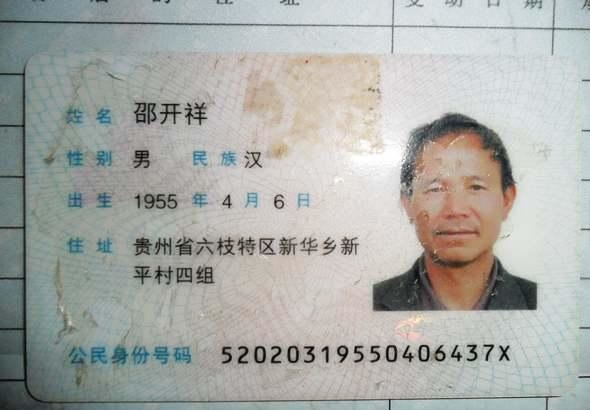
//> input picture Test/20110329021724200888.JPG, 590 x 410 px, given in place of 20110201083413816588.JPG, which was not available
$ ./main   (built with g++ and OpenCV 4)
//> lines starting //> are read from the running program, lines starting //| are printed output that depends on the picture; pictures that were not available may be replaced by others from this repository, and a replacement may not be noted
//> further down, color is the input picture: 410 rows x 590 cols, CV_8UC3; mean B, G, R 167.6, 171.7, 169.7
### IDCard/Tools.h
#pragma once
#include <opencv2\opencv.hpp>
#include <vector>
using namespace std;
class Tools
{
public:
	Tools();
	~Tools();
	static void MergeLines(vector<cv::Vec4i>& lines, cv::Vec4i& edge,int type);
	static cv::Point CrossPoint(const cv::Vec4i& line1, const cv::Vec4i& line2);
private:
	static void MergeHorizontalLines(vector<cv::Vec4i>& lines, cv::Vec4i& edge);
	static void MergeVerticalLines(vector<cv::Vec4i>& lines, cv::Vec4i& edge);
};

### IDCard/LSDDetectEdge.h
#pragma once
#include "DetectEdge.h"
#include <opencv2\opencv.hpp>
class LSDDetectEdge :
	public DetectEdge
{
public:
	LSDDetectEdge();
	virtual ~LSDDetectEdge();
	virtual void detect(cv::Mat& image, vector<cv::Vec4i>& edges);
	virtual bool detect(cv::Mat& image, cv::Mat& dst);
	virtual void detect(cv::Mat& image, vector<cv::Mat>& items);
	void LSDLines(cv::Mat& gary, vector<vector<cv::Vec4i>>& lines);
	void mergeLines(vector<vector<cv::Vec4i>>& lines, vector<cv::Vec4i>& edges);
private:
	cv::Ptr<cv::LineSegmentDetector> detector_;
};

### IDCard/HoughDetectEdge.h
#pragma once
#include "DetectEdge.h"
class HoughDetectEdge :
	public DetectEdge
{
public:
	HoughDetectEdge();
	virtual ~HoughDetectEdge();
	virtual void detect(cv::Mat& image, vector<cv::Vec4i>& edges);
	virtual bool detect(cv::Mat& image, cv::Mat& dst) = 0;
private:
	void canndyImage(cv::Mat& gray);
	void houghLines(cv::Mat& gary, vector<vector<cv::Vec4i>>& lines);
	void mergeLines(vector<vector<cv::Vec4i>>& lines, vector<cv::Vec4i>& edges);
};

### IDCard/DetectEdge.h
#pragma once
#include<opencv2\opencv.hpp>
#include<vector>
using namespace std;

class DetectEdge
{
public:
	DetectEdge();
	virtual ~DetectEdge();
	virtual void detect(cv::Mat& image, vector<cv::Vec4i>& edges) = 0;
	virtual bool detect(cv::Mat& image, cv::Mat& dst) = 0;
};

### IDCard/Tools.cpp
#include "Tools.h"


Tools::Tools()
{
}


Tools::~Tools()
{
}


void Tools::MergeLines(vector<cv::Vec4i>& lines,cv::Vec4i& edge, int type)
{
	if (type == 1)
	{
		MergeVerticalLines(lines, edge); // 垂直线
	}
	else{
		MergeHorizontalLines(lines, edge); //水平线
	}
}
void Tools::MergeHorizontalLines(vector<cv::Vec4i>& lines, cv::Vec4i& edge)
{
	//水平直线合并策略

	//并不合并，返回最长的直线
	auto distancepowerfromVec4i = [](cv::Vec4i& line1){
		return (pow(abs(line1[0] - line1[2]), 2) + pow(abs(line1[1] - line1[3]), 2));
	};
	double dis = 0.0;
	for (size_t i = 0; i < lines.size(); ++i)
	{
		double tdis = 0.0;
		if ((tdis = distancepowerfromVec4i(lines[i])) > dis)
		{
			dis = tdis;
			edge = lines[i];
		}
	}
}
void Tools::MergeVerticalLines(vector<cv::Vec4i>& lines, cv::Vec4i& edge)
{
	//垂直直线转成水平直线，调用水平直线合并策略
	vector<cv::Vec4i> tmplines(lines.size());
	for (size_t i = 0; i < lines.size(); ++i)
	{
		cv::Vec4i line = lines[i];
		std::swap(line[0], line[1]);
		std::swap(line[2], line[3]);
		tmplines.emplace_back(line);
	}
	MergeHorizontalLines(tmplines, edge);
	std::swap(edge[0], edge[1]);
	std::swap(edge[2], edge[3]);

}

cv::Point Tools::CrossPoint(const cv::Vec4i& line1, const cv::Vec4i& line2)
{
	cv::Point p;
	float denominator = (line1[1] - line1[3])*(line2[2] - line2[0]) - (line1[2] - line1[0])*(line2[1] - line2[3]);
	p.x = (line1[1] * line1[2] - line1[0] * line1[3])*(line2[2] - line2[0]) - (line1[2] - line1[0])*(line2[1] * line2[2] - line2[0] * line2[3]);
	p.x = p.x / denominator;
	p.y = (line1[1] - line1[3])*(line2[1] * line2[2] - line2[0] * line2[3]) - (line2[1] - line2[3])*(line1[1] * line1[2] - line1[0] * line1[3]);
	p.y = p.y / denominator;
	return p;
}

### IDCard/LSDDetectEdge.cpp
#include "LSDDetectEdge.h"
#include "Tools.h"


LSDDetectEdge::LSDDetectEdge()
{
	detector_ = cv::createLineSegmentDetector(cv::LSD_REFINE_NONE, 0.8, 0.6, 1.5, 23.5);
}


LSDDetectEdge::~LSDDetectEdge()
{
}


void LSDDetectEdge::detect(cv::Mat& image, vector<cv::Mat>& items)
{
	cv::Mat normalimage;
	bool flag = detect(image, normalimage);
	if (!flag)
	{
		return;
	}
	cv::Rect nameRect(105, 42, 150, 55);
	cv::Rect numsRect(200, 320, 410, 56);
	auto trim = [](const cv::Mat& block){
		cv::Mat gray;
		if (block.channels() == 3){
			cv::cvtColor(block, gray, CV_BGR2GRAY);
		}
		else{
			gray = block;
		}
		pair<int, int> height;
		cv::Mat bin;
		cv::threshold(gray, bin, 150, 255, CV_THRESH_BINARY_INV | CV_THRESH_OTSU);

		vector<int> feature(gray.rows);
		for (int i = 0; i < gray.rows; ++i){
			cv::Mat& tmpmat = bin.row(i);
			cv::Scalar s = cv::sum(tmpmat);
			feature[i] = s[0];
		}
		int half = gray.rows / 2;
		if (feature[half] == 0){
			half = gray.rows / 3;
		}
		if (feature[half] == 0){
			half = gray.rows * 2 / 3;
		}
		if (feature[half] == 0){
			half = gray.rows / 4;
		}
		if (feature[half] == 0){
			half = gray.rows * 3 / 4;
		}
		int y1 = half;
		int y2 = half;
		while (y1 >= 0 && feature[y1] != 0){
			--y1;
		}
		while (y2 < gray.rows && feature[y2] != 0){
			++y2;
		}
		height.first = std::max(0, y1 - 2);
		height.second = std::min(gray.rows, y2 + 2);
		return height;
	};
	pair<int, int> heightname;
	pair<int, int> heightnums;
	cv::Mat& nametmp = normalimage(nameRect);
	cv::Mat& numstmp = normalimage(numsRect);

	heightname = trim(nametmp);
	heightnums = trim(numstmp);
	cv::Mat nameMat = nametmp.rowRange(heightname.first, heightname.second).clone();
	cv::Mat numsMat = numstmp.rowRange(heightnums.first, heightnums.second).clone();
#ifdef _DEBUG
	cv::imshow("img", normalimage);
	cv::imshow("name", nameMat);
	cv::imshow("nums", numsMat);
	cv::waitKey();
#endif //end _DEBUG
	items.emplace_back(nameMat);
	items.emplace_back(numsMat);
}


void LSDDetectEdge::detect(cv::Mat& image, vector<cv::Vec4i>& edges)
{
	edges.clear();
	// edges[0] 上
	// edges[1] 下
	// edges[2] 左
	// edges[3] 右
	cv::Mat gray;
	if (image.channels() == 3){
		cv::cvtColor(image, gray, CV_BGR2GRAY);
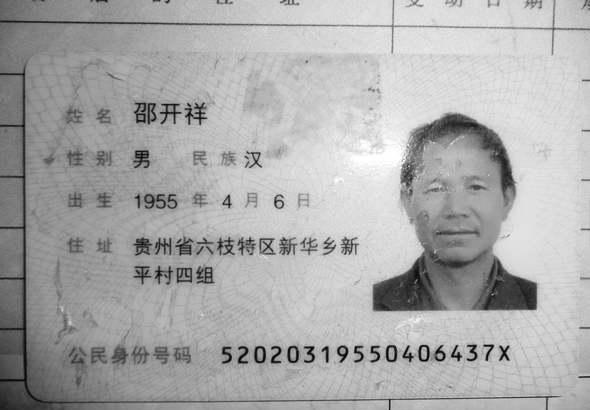
//> gray: 410 rows x 590 cols, CV_8UC1; min 0, max 255, mean 170.6
	}
	else{
		gray = image.clone();
	}
	// [16 lines of commented-out code are left out]
	vector<vector<cv::Vec4i>> lines;
	LSDLines(gray, lines);
	if (lines.size() != 4) return;
	//merge lines
	mergeLines(lines, edges);

}

bool LSDDetectEdge::detect(cv::Mat& image, cv::Mat& dst)
{
	vector<cv::Vec4i> edges;
	detect(image, edges);

	if (edges.size() != 4)
	{
		cerr << "detection error " << endl;
		return false;
	}
	vector<cv::Point2f> PTransfrom(4);
	vector<cv::Point2f> PTransto(4);
	PTransfrom[0] = Tools::CrossPoint(edges[0], edges[2]); //upleft
	PTransfrom[1] = Tools::CrossPoint(edges[0], edges[3]); //upright
	PTransfrom[2] = Tools::CrossPoint(edges[1], edges[2]); //downleft
	PTransfrom[3] = Tools::CrossPoint(edges[1], edges[3]); //downright
#ifdef _DEBUG
	for (size_t i = 0; i < PTransfrom.size(); ++i)
	{
		cv::circle(image, PTransfrom[i], 2, cv::Scalar(0, 0, 255),2);
	}
	cv::imshow("point", image);
	cv::imwrite("../output/point.jpg", image);
	cv::waitKey();
#endif //end _DEBUG
	PTransto[0].x = 0;
	PTransto[0].y = 0;
	PTransto[1].x = 640;
	PTransto[1].y = 0;
	PTransto[2].x = 0;
	PTransto[2].y = 404;
	PTransto[3].x = 640;
	PTransto[3].y = 404;
	cv::Mat tf = cv::getPerspectiveTransform(PTransfrom, PTransto);
	dst = cv::Mat::zeros(cv::Size(640, 404), image.type());
	cv::warpPerspective(image, dst, tf, dst.size(), cv::INTER_CUBIC);
#ifdef _DEBUG
	cv::imshow("result", dst);
	cv::imwrite("../output/result.jpg", dst);
	cv::waitKey();
#endif //end _DEBUG

	return true;

}

void LSDDetectEdge::LSDLines(cv::Mat& gray, vector<vector<cv::Vec4i>>& lines)
{
	const double THETA = 35.0 / 180;
	const int LINENUM = 8;
	// lines[0] 上
	// lines[1] 下
	// lines[2] 左
	// lines[3] 右
	lines.clear();
	vector<cv::Vec4i> tmplines;
	detector_->detect(gray, tmplines);
//> tmplines = 529 items, first 8: [421, 346, 421, 357], [349, 350, 343, 363], [420, 344, 431, 342], [417, 357, 418, 346], [301, 345, 313, 345], [474, 360, 468, 361], [509, 341, 507, 358], [388, 349, 388, 359]


	//根据直线位置分成四个区域的直线
	vector<cv::Vec4i> ups;
	vector<cv::Vec4i> downs;
	vector<cv::Vec4i> lefts;
	vector<cv::Vec4i> rights;
	for (size_t i = 0; i < tmplines.size(); ++i)
	{
		cv::Vec4i& line = tmplines[i];
		//cv::line(gray, cv::Point(line[0], line[1]), cv::Point(line[2], line[3]), cv::Scalar(255 * (i <= 1), 0, 255 * (i>1)), 1, CV_AA);
		int detaX = abs(line[0] - line[2]);
		int detaY = abs(line[1] - line[3]);

		if (detaX > detaY && atan(1.0*detaY / detaX) < THETA)// "水平方向"
		{
			if (std::max(line[1], line[3]) < gray.rows / 3)
			{
				ups.emplace_back(line);
				continue;
			}
			if (std::max(line[1], line[3]) > gray.rows * 2 / 3)
			{
				downs.emplace_back(line);
				continue;
			}
		}
		if (detaX < detaY && atan(1.0*detaX / detaY) < THETA)
		{
			if (std::max(line[0], line[2]) < gray.cols / 4)
			{
				lefts.emplace_back(line);
				continue;
			}
			if (std::max(line[0], line[2]) > gray.cols * 3 / 4)
			{
				rights.emplace_back(line);
				continue;
			}
		}
	}
//> this loop made 529 passes
//> (line, detaX, detaY) on passes 1 to 3: ([421, 346, 421, 357], 0, 11), ([349, 350, 343, 363], 6, 13), ([420, 344, 431, 342], 11, 2)
//> after the loop, ups = 35 items, first 8: [159, 102, 184, 103], [133, 100, 157, 102], [1, 20, 389, 24], [448, 114, 455, 113], [389, 27, 1, 23], [588, 30, 553, 30], [157, 111, 166, 111], [231, 4, 217, 4]; downs = 42 items, first 8: [420, 344, 431, 342], [301, 345, 313, 345], [474, 360, 468, 361], [534, 309, 373, 311], [484, 344, 493, 343], [467, 343, 476, 344], [355, 345, 362, 344], [369, 345, 377, 345]; lefts = 29 items, first 8: [135, 122, 135, 114], [132, 167, 134, 151], [25, 58, 26, 388], [140, 194, 140, 206], [137, 207, 137, 199], [144, 277, 143, 286], [23, 377, 22, 331], [22, 276, 22, 229]; rights = 19 items, first 8: [509, 341, 507, 358], [477, 349, 477, 357], [536, 284, 536, 308], [548, 397, 547, 408], [545, 408, 545, 399], [555, 1, 554, 24], [554, 32, 553, 53], [542, 1, 541, 7]
	// [12 lines of commented-out code are left out]
	auto removeshortline = [&LINENUM](vector<cv::Vec4i>& lines){
		if (lines.size() < LINENUM) return;
		vector<cv::Vec4i> tmplines;
		tmplines.swap(lines);
		sort(tmplines.begin(), tmplines.end(), [](cv::Vec4i&line1, cv::Vec4i& line2){ \
			return (pow(abs(line1[0] - line1[2]), 2) + pow(abs(line1[1] - line1[3]), 2)) > \
			(pow(abs(line2[0] - line2[2]), 2) + pow(abs(line2[1] - line2[3]), 2)); });
		lines.insert(lines.begin(), tmplines.begin(), tmplines.begin() + LINENUM);

	};
	removeshortline(ups);
//> ups = 8 items: [1, 20, 389, 24], [389, 27, 1, 23], [394, 24, 551, 27], [549, 30, 394, 27], [291, 52, 374, 53], [588, 30, 553, 30], [556, 27, 588, 27], [159, 102, 184, 103]
	lines.emplace_back(ups);
//> lines = 1 item
	removeshortline(downs);
//> downs = 8 items: [43, 401, 561, 395], [386, 400, 53, 404], [534, 309, 373, 311], [543, 398, 392, 400], [216, 284, 194, 283], [22, 381, 1, 381], [1, 378, 22, 378], [21, 280, 1, 279]
	lines.emplace_back(downs);
//> lines = 2 items
	removeshortline(lefts);
//> lefts = 8 items: [25, 58, 26, 388], [22, 276, 22, 229], [23, 377, 22, 331], [22, 173, 21, 128], [22, 122, 22, 77], [22, 326, 22, 281], [22, 223, 22, 179], [59, 262, 60, 282]
	lines.emplace_back(lefts);
//> lines = 3 items
	removeshortline(rights);
//> rights = 8 items: [502, 207, 499, 158], [551, 26, 552, 1], [536, 284, 536, 308], [555, 1, 554, 24], [495, 263, 491, 284], [554, 32, 553, 53], [550, 53, 551, 32], [509, 341, 507, 358]
	lines.emplace_back(rights);
//> lines = 4 items
	//return  lines.size() == 4;
#ifdef _DEBUG
	cv::Mat cdst;
	cv::cvtColor(gray, cdst, CV_GRAY2BGR);
	for (size_t i = 0; i < lines.size(); ++i)
	{
		for (size_t j = 0; j < lines[i].size(); ++j)
		{
			cv::Vec4i& l = lines[i][j];
			cv::line(cdst, cv::Point(l[0], l[1]), cv::Point(l[2], l[3]), cv::Scalar(255 * (i<=1), 0, 255*(i>1)), 1, CV_AA);
		}
	}

	cv::imshow("lines", cdst);
	cv::imwrite("../output/lines.jpg", cdst);
	cv::waitKey();
#endif //end _DEBUG
}
void LSDDetectEdge::mergeLines(vector<vector<cv::Vec4i>>& lines, vector<cv::Vec4i>& edges)
{
	for (size_t i = 0; i < lines.size(); ++i)
	{
		cv::Vec4i edge;
		Tools::MergeLines(lines[i], edge, static_cast<int>(i >= 2));
		edges.emplace_back(edge);
	}
//> this loop made 4 passes
}

### IDCard/DetectEdge.cpp
#include "DetectEdge.h"


DetectEdge::DetectEdge()
{
}


DetectEdge::~DetectEdge()
{
}

### IDCard/main.cpp
#include <iostream>
#include <fstream>
#include <vector>
#include <opencv2\opencv.hpp>
#include "DetectEdge.h"
#include "HoughDetectEdge.h"
#include "LSDDetectEdge.h"

using namespace std;


int main(int argc, char * argv[])
{
	//cv::Mat color = cv::imread("../template/15.jpg");
	//HoughDetectEdge de;
	//to_string(10);
	LSDDetectEdge de;


	vector<cv::Vec4i> edges;
	ifstream input("./train.txt");
	string imagename;
	while (input >> imagename)
	{
		cv::Mat color = cv::imread("../Train/"+imagename);
		//cv::imshow("color", color);
		vector<cv::Mat> items;
		de.detect(color, items);
//> in detect, `mergeLines(lines, edges);`: edges = 4 items: [1, 20, 389, 24], [43, 401, 561, 395], [25, 58, 26, 388], [502, 207, 499, 158]
//> in CrossPoint, `float denominator = (line1[1] - line1[3])*(line2[2] - line2[0]) - (lin..`: denominator = 128036
//> in CrossPoint, `p.x = (line1[1] * line1[2] - line1[0] * line1[3])*(line2[2] - line2[0]..`: p = Point(3186252, 0)
//> in CrossPoint, `p.x = p.x / denominator;`: p = Point(24, 0)
//> in CrossPoint, `p.y = (line1[1] - line1[3])*(line2[1] * line2[2] - line2[0] * line2[3]..`: p = Point(24, 2592248)
//> in CrossPoint, `p.y = p.y / denominator;`: p = Point(24, 20)
//> in detect, `PTransfrom[0] = Tools::CrossPoint(edges[0], edges[2]);`: PTransfrom = 4 Points (x, y): [24, 20], [0, 0], [0, 0], [0, 0]
//> in detect, `PTransfrom[1] = Tools::CrossPoint(edges[0], edges[3]);`: PTransfrom = 4 Points (x, y): [24, 20], [490, 25], [0, 0], [0, 0]
//> in detect, `PTransfrom[2] = Tools::CrossPoint(edges[1], edges[2]);`: PTransfrom = 4 Points (x, y): [24, 20], [490, 25], [26, 401], [0, 0]
//> in detect, `PTransfrom[3] = Tools::CrossPoint(edges[1], edges[3]);`: PTransfrom = 4 Points (x, y): [24, 20], [490, 25], [26, 401], [513, 395]
//> in detect, `cv::Mat tf = cv::getPerspectiveTransform(PTransfrom, PTransto);`: tf = [[1.34, -0.00701, -31.92], [-0.0119, 1.11, -21.93], [-6.19e-05, 0.000123, 1]]
//> in detect, `cv::warpPerspective(image, dst, tf, dst.size(), cv::INTER_CUBIC);`:
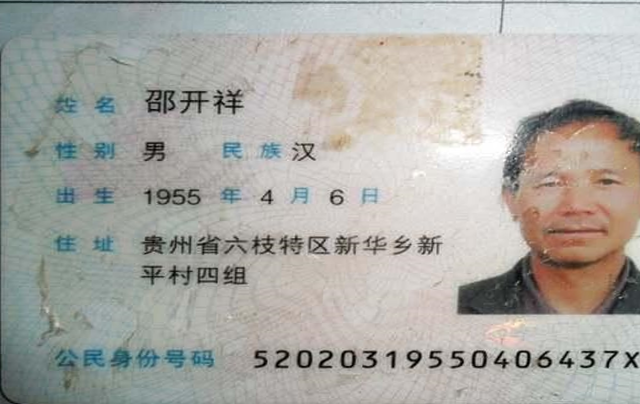
//> dst: 404 rows x 640 cols, CV_8UC3; mean B, G, R 164.2, 169.5, 170.5
//> in detect, `bool flag = detect(image, normalimage);`: flag = true
//> (the run ends here: the program needs code that is not available in this run, at `auto trim = [](const cv::Mat& block)`)

$ run again, on Test/20110513115402526288.JPG
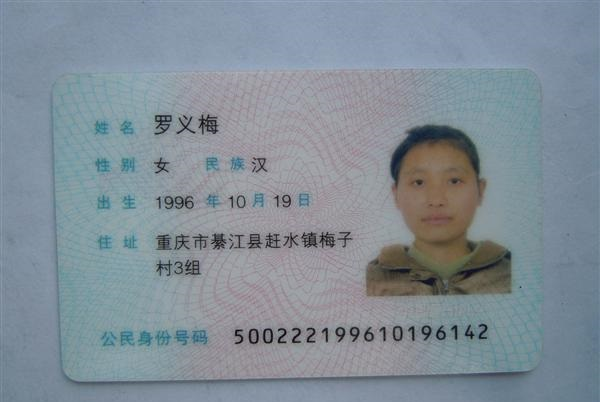
//> input picture Test/20110513115402526288.JPG, 600 x 402 px, given in place of 20110201083413816588.JPG, which was not available
//> color is the input picture: 402 rows x 600 cols, CV_8UC3; mean B, G, R 151.1, 141.4, 129.7
//> in detect, `cv::cvtColor(image, gray, CV_BGR2GRAY);`:
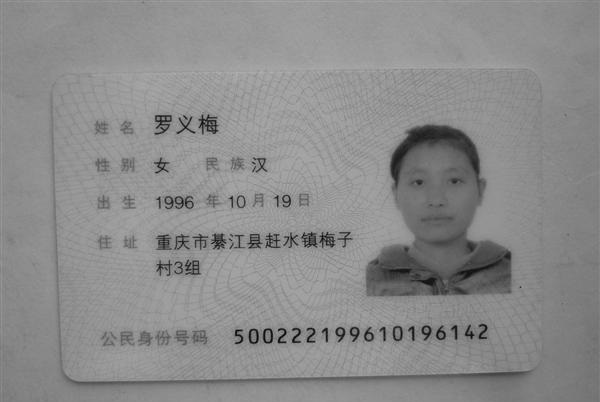
//> gray: 402 rows x 600 cols, CV_8UC1; min 1, max 178, mean 139.1
//> tmplines = 259 items, first 8: [152, 114, 171, 114], [288, 331, 280, 339], [247, 336, 249, 328], [258, 331, 259, 339], [249, 343, 248, 337], [262, 329, 268, 327], [281, 321, 287, 332], [262, 338, 263, 329]
//> the loop in LSDLines, `for (size_t i = 0; i < tmplines.size(); ++i)` made 259 passes
//> (line, detaX, detaY) on passes 1 to 3: ([152, 114, 171, 114], 19, 0), ([288, 331, 280, 339], 8, 8), ([247, 336, 249, 328], 2, 8)
//> after the loop in LSDLines, `for (size_t i = 0; i < tmplines.size(); ++i)`: ups = 7 items: [152, 114, 171, 114], [407, 128, 443, 124], [402, 129, 412, 129], [381, 69, 398, 68], [463, 68, 529, 68], [414, 68, 461, 68], [334, 68, 359, 68]; downs = 22 items, first 8: [313, 342, 304, 343], [269, 343, 262, 343], [298, 343, 291, 343], [286, 344, 279, 343], [255, 344, 248, 343], [387, 324, 400, 326], [488, 339, 479, 339], [201, 275, 193, 275]; lefts = 12 items, first 8: [139, 340, 140, 332], [121, 171, 121, 157], [120, 339, 119, 332], [96, 208, 97, 197], [134, 158, 134, 166], [109, 197, 110, 204], [95, 133, 94, 124], [105, 116, 106, 124]; rights = 6 items: [457, 326, 457, 337], [454, 338, 454, 329], [511, 252, 511, 292], [474, 139, 481, 178], [485, 179, 481, 204], [541, 82, 542, 93]
//> in LSDLines, `lines.emplace_back(ups);`: lines = 1 item
//> in LSDLines, `removeshortline(downs);`: downs = 8 items: [69, 382, 536, 371], [523, 376, 71, 386], [512, 292, 366, 297], [382, 269, 411, 268], [193, 275, 173, 274], [387, 324, 400, 326], [193, 330, 206, 328], [154, 330, 167, 330]
//> in LSDLines, `lines.emplace_back(downs);`: lines = 2 items
//> in LSDLines, `removeshortline(lefts);`: lefts = 8 items: [59, 377, 48, 93], [52, 91, 61, 358], [2, 193, 2, 171], [121, 171, 121, 157], [62, 359, 64, 371], [96, 208, 97, 197], [95, 133, 94, 124], [139, 340, 140, 332]
//> in LSDLines, `lines.emplace_back(lefts);`: lines = 3 items
//> in LSDLines, `lines.emplace_back(rights);`: lines = 4 items
//> the loop in mergeLines, `for (size_t i = 0; i < lines.size(); ++i)` made 4 passes
//> in detect, `mergeLines(lines, edges);`: edges = 4 items: [463, 68, 529, 68], [69, 382, 536, 371], [59, 377, 48, 93], [511, 252, 511, 292]
//> denominator = -18744
//> in CrossPoint, `p.x = (line1[1] * line1[2] - line1[0] * line1[3])*(line2[2] - line2[0]..`: p = Point(-881562, 0)
//> in CrossPoint, `p.x = p.x / denominator;`: p = Point(47, 0)
//> in CrossPoint, `p.y = (line1[1] - line1[3])*(line2[1] * line2[2] - line2[0] * line2[3]..`: p = Point(47, -1274592)
//> in CrossPoint, `p.y = p.y / denominator;`: p = Point(47, 68)
//> in detect, `PTransfrom[0] = Tools::CrossPoint(edges[0], edges[2]);`: PTransfrom = 4 Points (x, y): [47, 68], [0, 0], [0, 0], [0, 0]
//> in detect, `PTransfrom[1] = Tools::CrossPoint(edges[0], edges[3]);`: PTransfrom = 4 Points (x, y): [47, 68], [511, 68], [0, 0], [0, 0]
//> in detect, `PTransfrom[2] = Tools::CrossPoint(edges[1], edges[2]);`: PTransfrom = 4 Points (x, y): [47, 68], [511, 68], [59, 382], [0, 0]
//> in detect, `PTransfrom[3] = Tools::CrossPoint(edges[1], edges[3]);`: PTransfrom = 4 Points (x, y): [47, 68], [511, 68], [59, 382], [511, 371]
//> tf = [[1.32, -0.0504, -58.51], [2.78e-17, 1.24, -84.46], [-7.67e-05, -7.87e-05, 1]]
//> in detect, `cv::warpPerspective(image, dst, tf, dst.size(), cv::INTER_CUBIC);`:
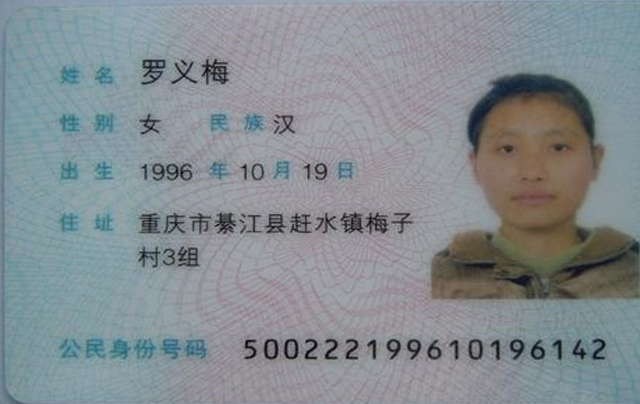
//> dst: 404 rows x 640 cols, CV_8UC3; mean B, G, R 145, 140.5, 132.8
//> flag = true
